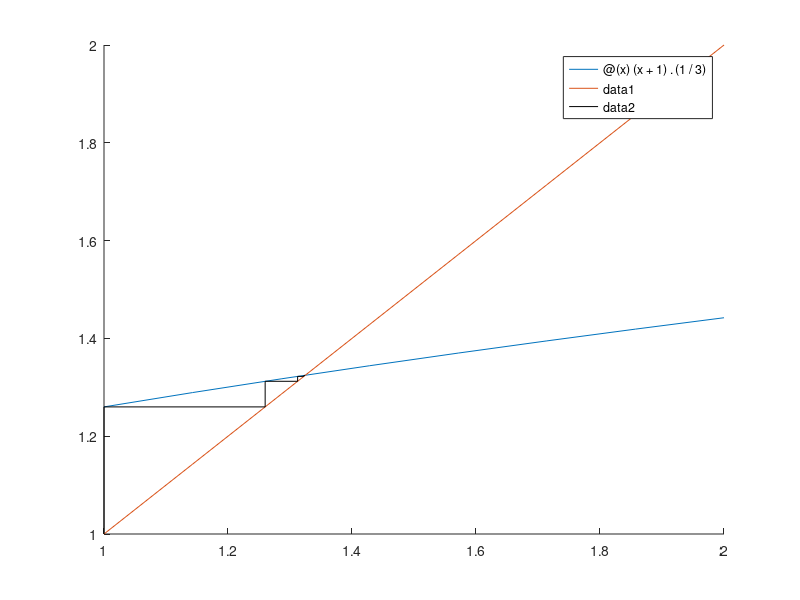

Recreate this plot in MATLAB.
close all;
clear all;
f = @(x) x.^3 - x - 1;
g = @(x) (x+1).^(1/3);

x(1)=1;
i = 1;

xp=[x(1)];
yp=[x(1)];
fprintf('\n\t\t TABLE \n');
fprintf('\t n \t\t x_n \t\t f(x_n)\n');
fprintf('\t %d \t\t %f \t %f\n',1,x(1),f(x(1)));
while(abs(f(x(i)))> 1e-2)
    i = i + 1;
    x(i) = g(x(i-1));
    fprintf('\t %d \t\t %f \t %f\n',i,x(i),f(x(i)));
    xp=[xp x(i-1)];
    xp=[xp x(i)];
    yp=[yp x(i)];
    yp=[yp x(i)];
end

root = x(i)

hold on;
fplot(g,[1 2]);
fplot(@(x) x,[1 2]);
plot(xp,yp,'k');
hold off




